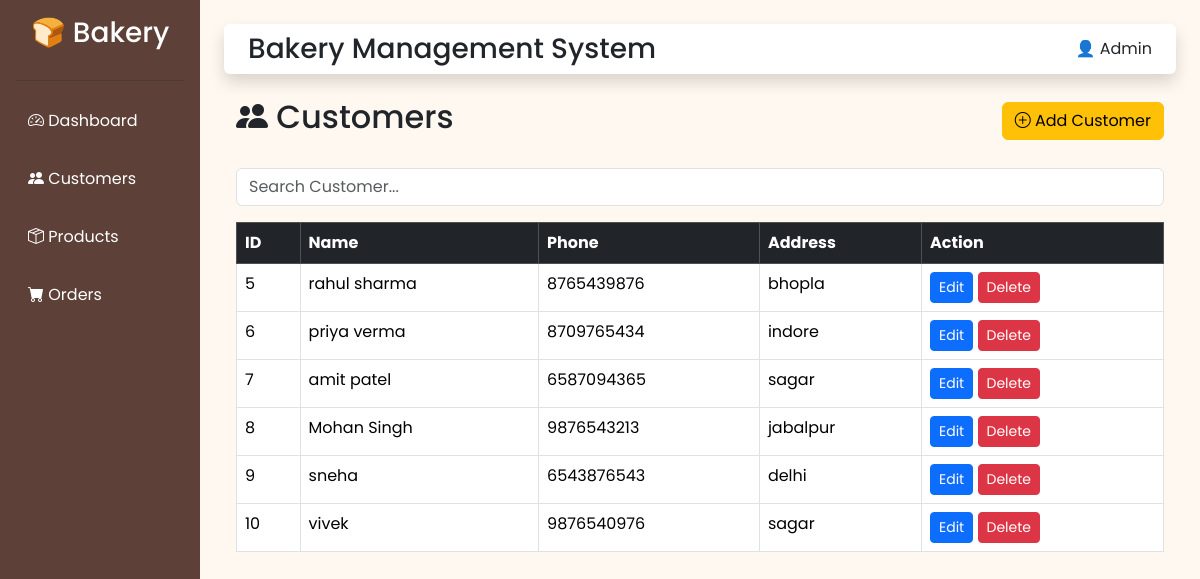
The app's page /customers/ with its own data.
### customers/models.py (models this page shows, shortened)
class Customer(models.Model):
    name = models.CharField(max_length=100)
    phone = models.CharField(max_length=10)
    address = models.TextField(blank=True)
    created_at = models.DateTimeField(auto_now_add=True)

### customers/views.py (the view)
# urls.py: path('', views.customer_list, name='customer_list'),
def customer_list(request):
    customers = Customer.objects.all()
    context = {
        'customers': customers,
    }
    return render(request, 'customers/customer_list.html', context)

### templates/customers/customer_list.html
{% extends 'base.html' %}
{% block content %}
<div class="container mt-4">
    <div class="d-flex justify-content-between align-items-center mb-4">
        <h2>
            <i class="bi bi-people-fill"></i> Customers
        </h2>
        <a href="{% url 'add_customer' %}" class="btn btn-warning">
            <i class="bi bi-plus-circle"></i> Add Customer
        </a>
    </div>
    <div class="mb-3">
        <input
            type="text"
            class="form-control"
            placeholder="Search Customer..."
        >
    </div>
    <table class="table table-bordered table-hover">
        <thead class="table-dark">
            <tr>
                <th>ID</th>
                <th>Name</th>
                <th>Phone</th>
                <th>Address</th>
                <th>Action</th>
            </tr>
        </thead>
        <tbody>
            {% for customer in customers %}
            <tr>
                <td>{{ customer.id }}</td>
                <td>{{ customer.name }}</td>
                <td>{{ customer.phone }}</td>
                <td>{{ customer.address }}</td>
                <td>
                    <a href="{% url 'edit_customer' customer.id %}" class="btn btn-primary btn-sm">
                        Edit
                    </a>
                    <a href="{% url 'delete_customer' customer.id %}"
                       class="btn btn-danger btn-sm"
                       onclick="return confirm('Are you sure you want to delete this customer?')">
                        Delete
                    </a>
                </td>
            </tr>
            {% empty %}
            <tr>
                <td colspan="5" class="text-center">
                    No Customers Found
                </td>
            </tr>
            {% endfor %}
        </tbody>
    </table>
</div>
{% endblock %}

### templates/base.html (shortened to what this page needs)
{% load static %}
<!DOCTYPE html>
<html lang="en">
<head>
    <link href="https://cdn.jsdelivr.net/npm/bootstrap@5.3.7/dist/css/bootstrap.min.css" rel="stylesheet">
    <link href="https://cdn.jsdelivr.net/npm/bootstrap-icons@1.13.1/font/bootstrap-icons.min.css" rel="stylesheet">
    <link rel="stylesheet" href="{% static 'css/style.css' %}">
</head>
<body>
<div class="container-fluid">
    <div class="row">
        <div class="col-md-2 sidebar p-3">
            <h3>🍞 Bakery</h3>
            <hr>
            <a href="{% url 'dashboard' %}">
                <i class="bi bi-speedometer2"></i>
                Dashboard
            </a>
            <a href="{% url 'customer_list' %}">
                <i class="bi bi-people-fill"></i>
                Customers
            </a>
            <a href="{% url 'product_list' %}">
                <i class="bi bi-box-seam"></i>
                Products
            </a>
            <a href="{% url 'order_list' %}">
                <i class="bi bi-cart-fill"></i>
                Orders
            </a>
        </div>
        <div class="col-md-10 p-4">
            <nav class="navbar shadow rounded px-4 mb-4">
                <h3 class="mb-0">
                    Bakery Management System
                </h3>
                <span>
                    👤 Admin
                </span>
            </nav>
            {% block content %}
            {% endblock %}
        </div>
    </div>
</div>
</body>
</html>

### static/css/style.css (style rules this page uses)
body { font-family: 'Poppins', sans-serif; background-color: #FFF8F0; }
.sidebar { background-color: #5D4037; min-height: 100vh; }
.sidebar h3 { color: white; text-align: center; margin-bottom: 30px; }
.sidebar a { color: white; text-decoration: none; display: block; padding: 12px; margin-bottom: 10px; border-radius: 8px; transition: 0.3s; }
.navbar { background-color: white; border-radius: 10px; }

### records on screen
Customer: id "5", name "rahul sharma", phone "8765439876", address "bhopla"
Customer: id "6", name "priya verma", phone "8709765434", address "indore"
Customer: id "7", name "amit patel", phone "6587094365", address "sagar"
Customer: id "8", name "Mohan Singh", phone "9876543213", address "jabalpur"
Customer: id "9", name "sneha", phone "6543876543", address "delhi"
Customer: id "10", name "vivek", phone "9876540976", address "sagar"
